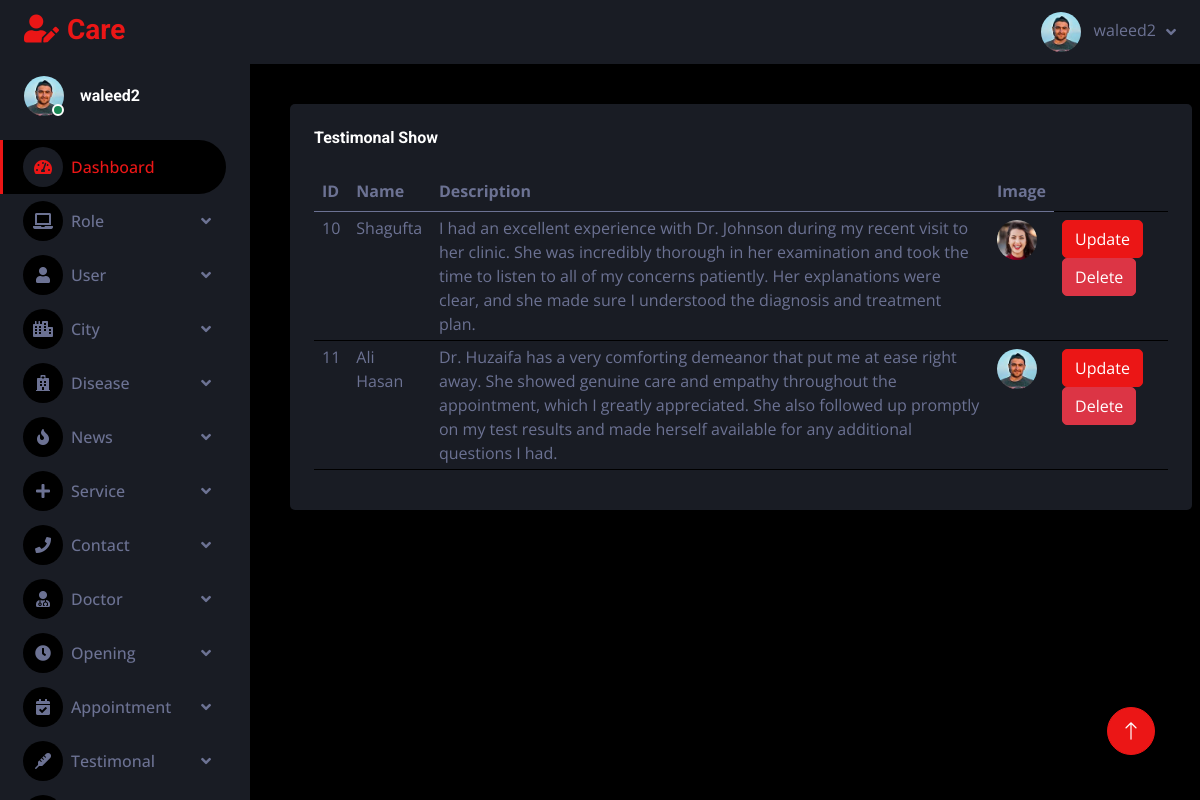
The app's page /adminpanel/testimonalshow.php (signed in) with its own data.
### tables this page shows
CREATE TABLE `testimonal` (
  `testimonal_id` int(11) NOT NULL,
  `testimonal_name` varchar(255) NOT NULL,
  `testimonal_desc` mediumtext NOT NULL,
  `testimonal_img` varchar(255) NOT NULL
);

### adminpanel/testimonalshow.php (the view)
<?php
include "header.php";
?>
  <div class="container-fluid pt-4 px-4">
                    <div class=" mt-3 mb-3 mx-3  table table-dark table-striped">
                        <div class="bg-secondary rounded h-100 p-4">
                            <h6 class="mb-4">Testimonal Show</h6>
                                <table class="table">
                                <thead>
                                 <tr>
                                    <th> ID </th>
                                    <th> Name </th>
                                    <th> Description </th>
                                    <th> Image </th>
                                 </tr>
                                </thead>
                                <tbody>
                        <?php
                        require "connection.php";
                        $qry = "SELECT * FROM `testimonal`";
                        $res = mysqli_query($conn, $qry);
                        while ($row =mysqli_fetch_assoc($res)){
                          ?>
                        <tr>
                          <td class="py-1"><?php echo $row['testimonal_id'] ?></td>
                          <td class="py-1"><?php echo $row['testimonal_name'] ?></td>
                          <td class="py-1"><?php echo $row['testimonal_desc'] ?></td>
                          <td><img class="rounded-circle" src="<?php echo $row['testimonal_img']?>" alt="Service Image" style="width: 40px; height: 40px;"></td>
                          <td>
                          <a href="testimonalupdate.php?updid=<?php echo $row['testimonal_id'] ?>">
                          <button type="button" class="btn btn-primary btn-rounded btn-fw">Update</button>
                          <a href="testimonaldelete.php?dltid=<?php echo $row['testimonal_id']?>">
                          <button type="button" class="btn btn-danger btn-rounded btn-fw">Delete</button>
                        </td>
                        </tr>
                        <?php } ?>
                      </tbody>
                                </table>
                            </div>
                    </div>
                        </div>
<?php
include "footer.php";
?>

### adminpanel/css/style.css (style rules this page uses)
:root { --primary: #EB1616; --secondary: #191C24; --light: #6C7293; --dark: #000000; }
.btn { transition: .5s; }

### records on screen
testimonal: testimonal_id "10", testimonal_name "Shagufta", testimonal_desc "I had an excellent experience with Dr. Johnson during my recent visit to her clinic. She was incredibly thorough in her examination and took the time to listen to all of my concerns patiently. Her explanations were clear, and she made sure I understood the diagnosis and treatment plan.", testimonal_img (picture)
testimonal: testimonal_id "11", testimonal_name "Ali Hasan", testimonal_desc "Dr. Huzaifa has a very comforting demeanor that put me at ease right away. She showed genuine care and empathy throughout the appointment, which I greatly appreciated. She also followed up promptly on my test results and made herself available for any additional questions I had.", testimonal_img (picture)

### other values on screen
$_SESSION['name'] "waleed2"
